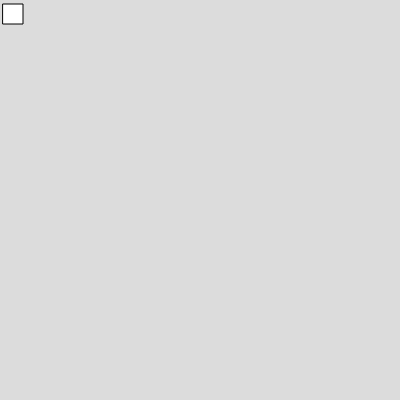
Frame 1 (no input)
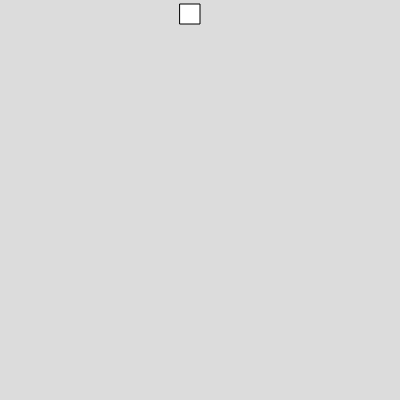
Frame 60 (no input)
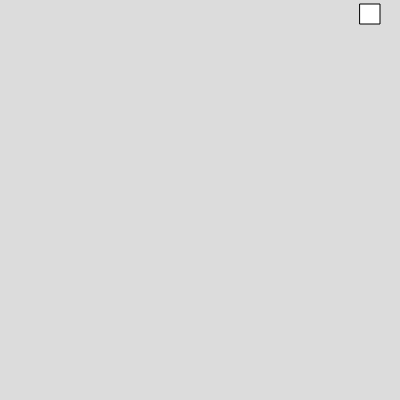
Frame 120 (the mouse pressed at the canvas centre since frame 60)

The p5.js sketch that drew these frames (run headless with seeded random() and noise() and a simulated clock; from frame 60 on, the mouse is pressed at the canvas centre):

// p5.js sketch
// ── sketch.js
var box1 

function setup() 
{
  createCanvas(400, 400);
  box1 = new Box(3,4,20,20,+3,+3)
}

function draw() 
{
  background(220);
  box1.show ()
  box1.move()
}


// ── box.js
class Box
  {
    constructor(x,y,w,h,vx,vy)
    {
      this.x =x;
      this.y =y;
      this.w =w;
      this.h = h;
      this.vx = vx;
      this.vy = vy;
    }
    
    show()
    {
      rect(this.x,this.y,this.w,this.h)
    }
    
    move()
    {
      this.x = this.x+this.vx;
      
    }

    move2()
    {
      this.y = this.y+this.vx; 
    }
  }

  
